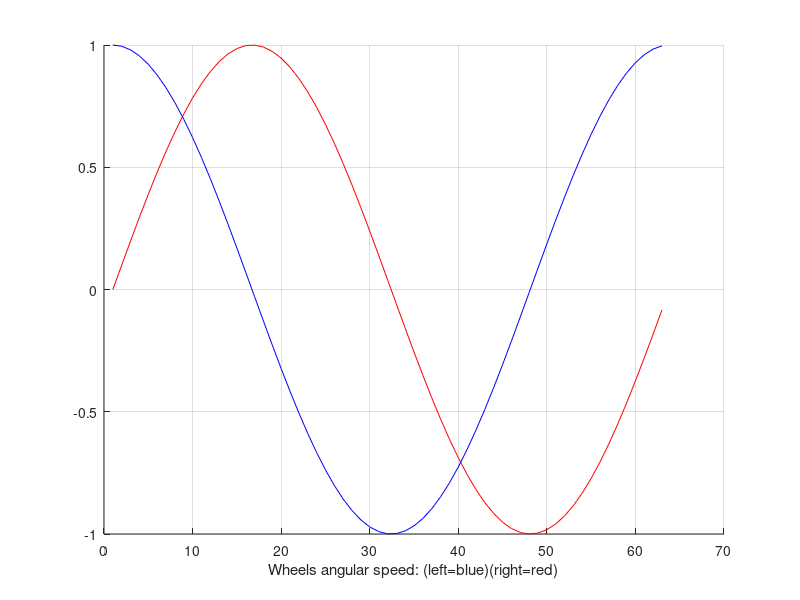
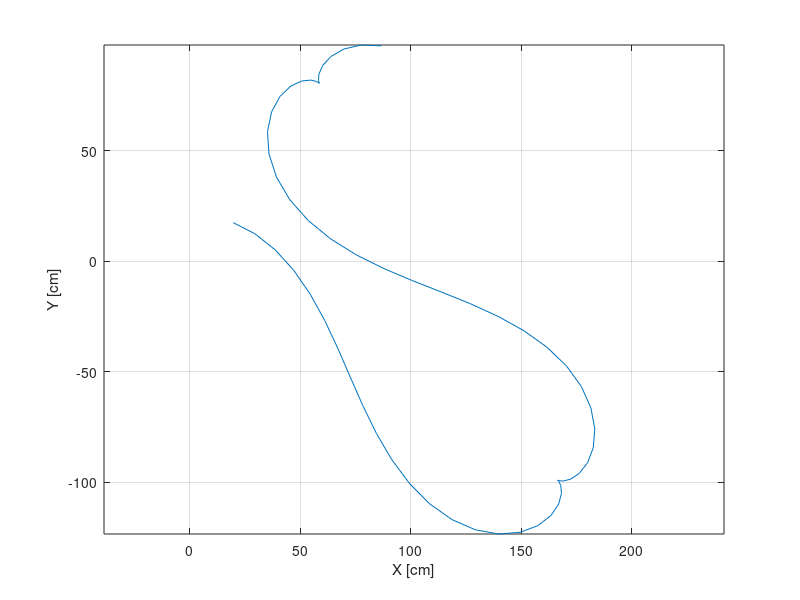
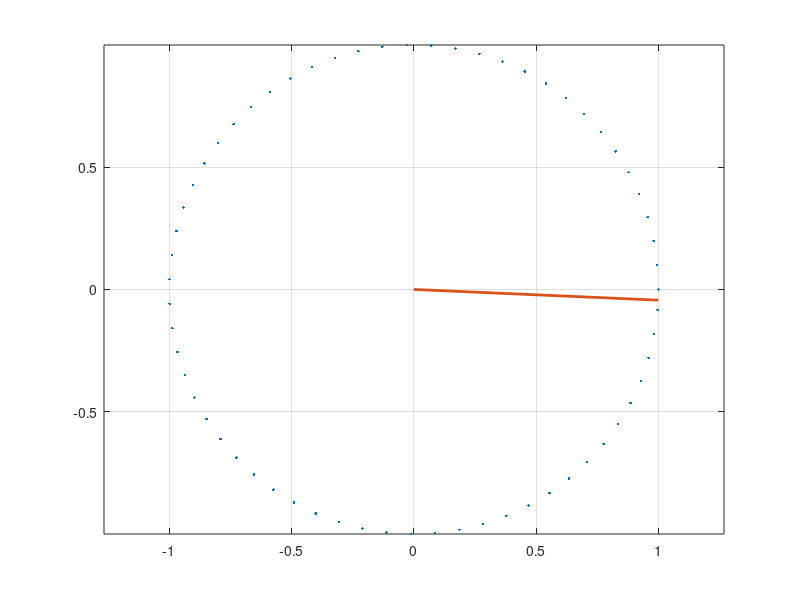

MATLAB code for these plots, in order:
%% The Diferential Robot
% This is a simulation program: 
%   the input are the wheels angular speed
%   the output is the robot trajectory

%% Input data

%Related to the robot geometri:
%   L the distance betwen the wheels; 
%   r the weehls radius
L=80; % distance [cm]
r=20; %radius [cm]
%Related to the initial position and orientation of the robot
%   the position:
%   the orientation: x_0, y_0, tet_0
x_0=10;% x position
y_0=20;% y position
tet_0=0;% orientation
%Related to the reading discretisation
%   dt
dt=1; %sec
%Related to the slippages alf=[0(total slippage)...1(no slippage)]
alf_r=1;
alf_l=1;

%% Simulation
%choose the var
var=2;
if var==1 % no diference betwen readings
    omg_r=ones(1,10000);
    omg_l=ones(1,10000);
else 
    omg_r=sin(0:0.1:2*pi)
    omg_l=cos(0:0.1:2*pi)
end
figure
hold
plot(omg_r,'r')
plot(omg_l,'b')
xlabel 'Wheels angular speed: (left=blue)(right=red)'
grid


n=length(omg_r)
x_c=x_0;
y_c=y_0;
tet_c=tet_0;
X=[];Y=[];Tet=[]

for i=1:n
    % the liniar speed of the r and l wheels
    v_r=omg_r(1,i)*alf_r*r;
    v_l=omg_l(1,i)*alf_l*r;
    % the liniar and the angular speed of the robot
    v=0.5*(v_r+v_l);
    omeg=(v_r-v_l)/L;
    % the orientation and position of the robot
    tet_c=tet_c+omeg*dt;
    x_c=x_c+v*cos(tet_c)*dt;
    y_c=y_c+v*sin(tet_c)*dt;
    Tet=[Tet,tet_c];
    X=[X,x_c];
    Y=[Y,y_c];
end

%% The trajectory representation
figure
plot(X,Y)
xlabel 'X [cm]'
ylabel 'Y [cm]'
axis 'equal'
grid
% The orientation representation
figure
for i=1:n
    plot(cos(0:0.1:2*pi),sin(0:0.1:2*pi),'.')
    hold
    plot([0,cos(Tet(1,i))],[0,sin(Tet(1,i))], 'lineWidth',2)
    grid
    axis 'equal'
    pause (0.1)
    hold
end